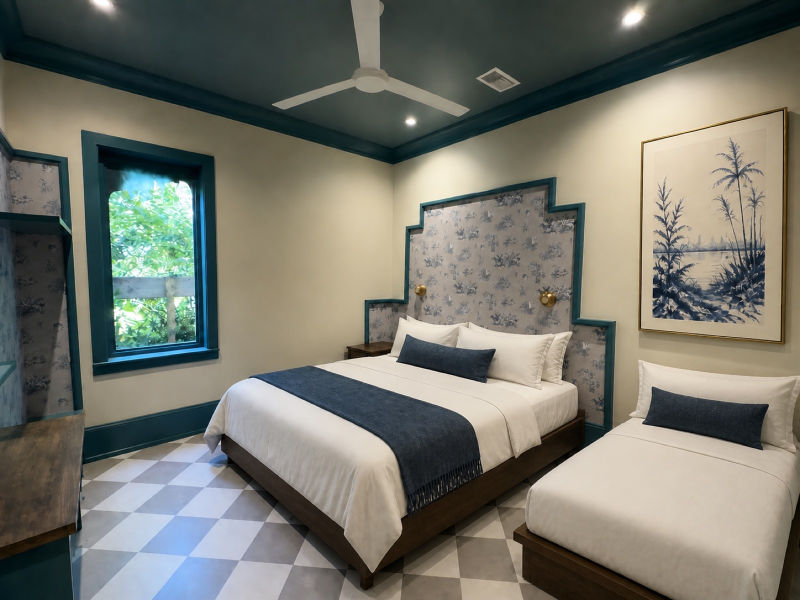
#> input picture dist/client/assets/checker-a.jpg, 1600 x 1200 px, found by its file name (shown at 1/2 size)
$ python make_og.py
#> lines starting #> are read from the running program, lines starting #| are printed output that depends on the picture
from pathlib import Path
from PIL import Image, ImageDraw, ImageFont, ImageOps

root = Path(__file__).resolve().parents[1]
canvas = Image.new("RGB", (1200, 630), "#173f45")
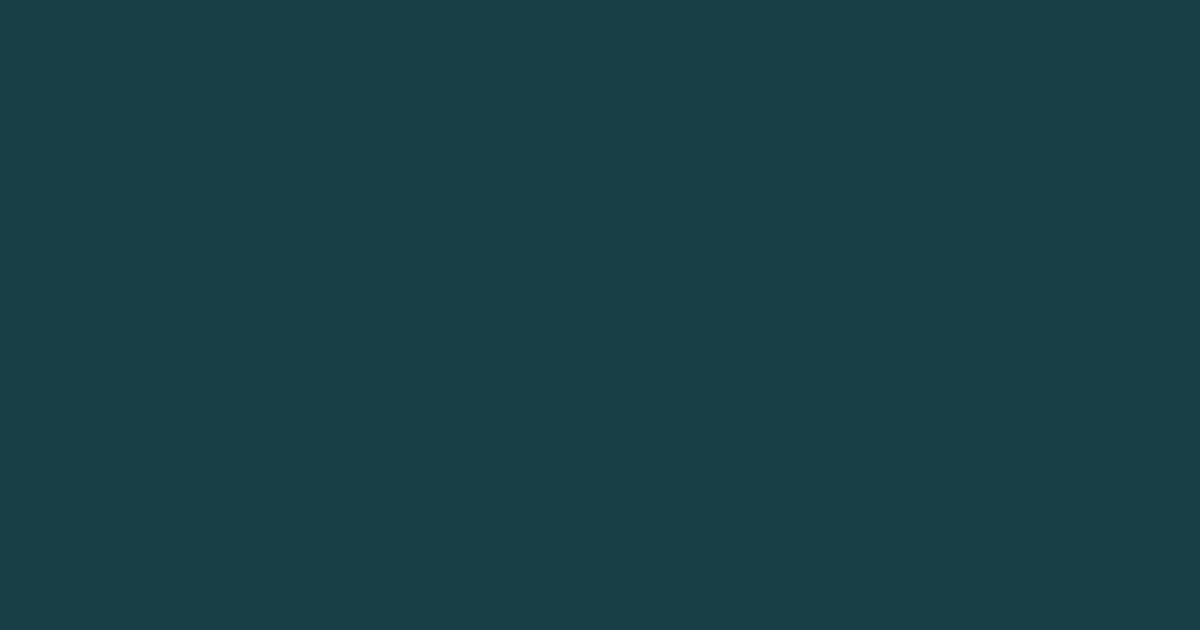
#> canvas: PIL image 1200x630 RGB; mean R, G, B 23, 63, 69
draw = ImageDraw.Draw(canvas)
serif = ImageFont.truetype("/System/Library/Fonts/NewYork.ttf", 56)
sans = ImageFont.truetype("/System/Library/Fonts/Supplemental/Arial.ttf", 20)
small = ImageFont.truetype("/System/Library/Fonts/Supplemental/Arial.ttf", 14)

draw.text((56, 52), "Erato Art Direction Lab", font=serif, fill="#f2eee6")
draw.text((59, 124), "1722 ERATO HOTEL VILLAS  ·  THREE DIRECTIONS / SIX BEDROOMS", font=small, fill="#c8bba7")

files = ["checker-a.jpg", "checker-b.jpg", "checker-c.jpg"]
labels = ["POETIC LOUISIANA", "GRAPHIC MODERNIST", "COLLECTED ARCHIVE"]
for index, (filename, label) in enumerate(zip(files, labels)):
    image = Image.open(root / "public" / "assets" / filename).convert("RGB")
#> image is the input picture: PIL image 1600x1200 RGB; mean R, G, B 118.2, 118.1, 108.3
    image = ImageOps.fit(image, (338, 338), method=Image.Resampling.LANCZOS)
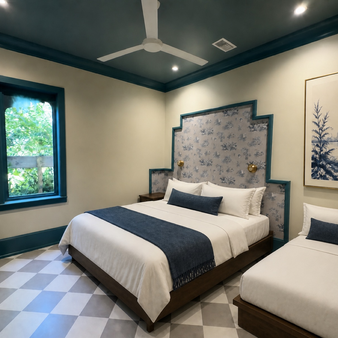
#> image: PIL image 338x338 RGB; mean R, G, B 122.6, 123.6, 114.2
    x = 56 + index * 374
    y = 192
    canvas.paste(image, (x, y))
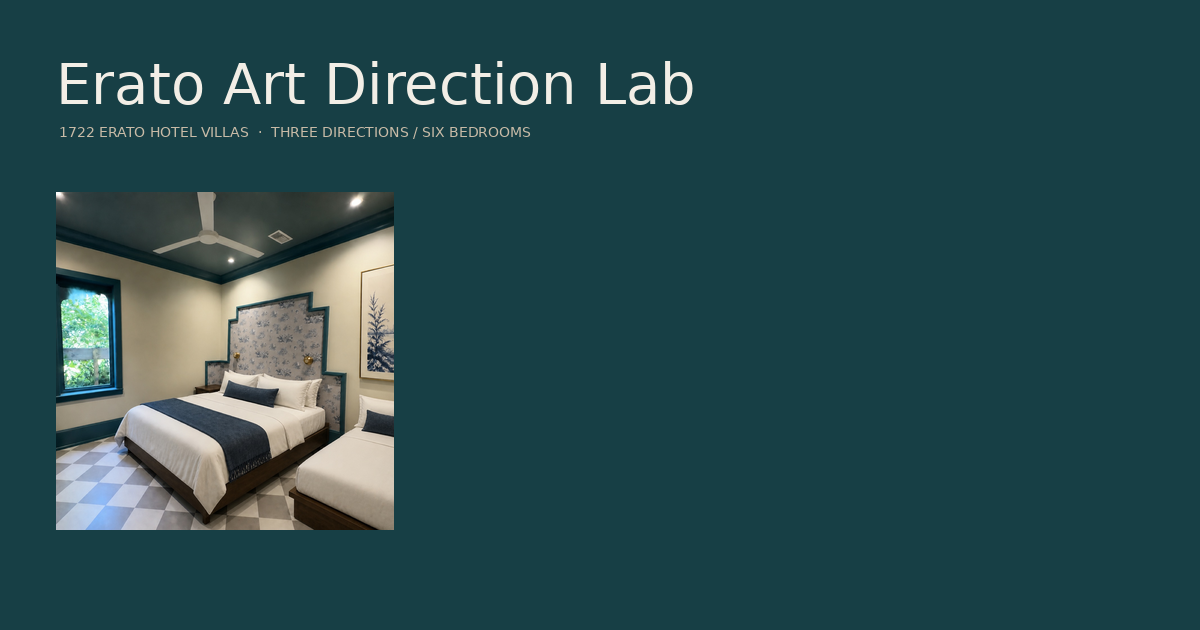
#> canvas: PIL image 1200x630 RGB; mean R, G, B 40.4, 74, 77.5
    draw.text((x, 548), label, font=small, fill="#f2eee6")
#> pass 2 of the loop `for index, (filename, label) in enumerate(zip(files, labels)):`:
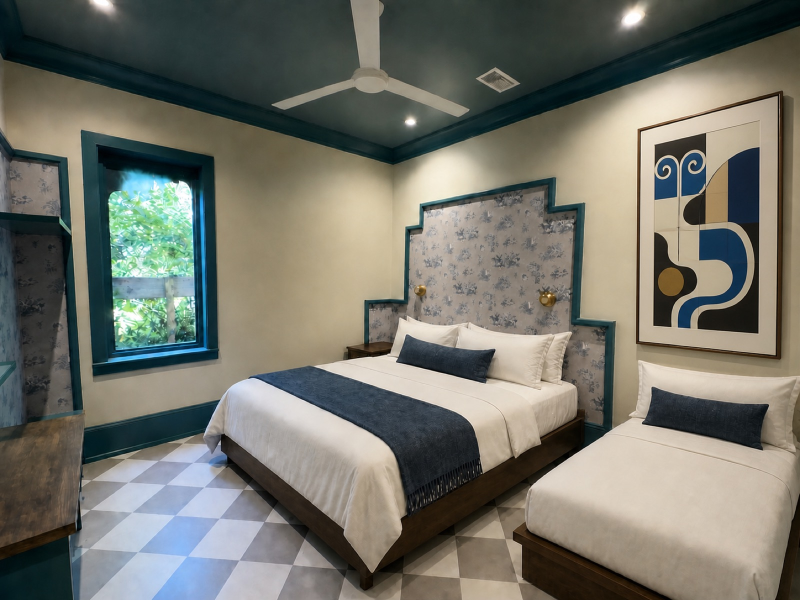
#> input picture dist/client/assets/checker-b.jpg, 1600 x 1200 px, found by its file name (shown at 1/2 size)
#> image is the input picture: PIL image 1600x1200 RGB; mean R, G, B 115.5, 115.5, 106.1
#> `image = ImageOps.fit(image, (338, 338), method=Image.Resampling.LANCZOS)`:
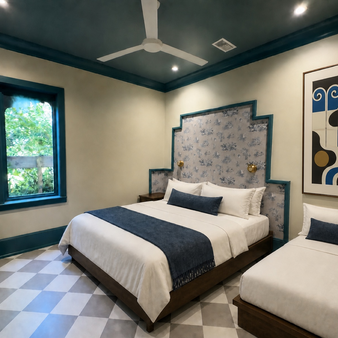
#> image: PIL image 338x338 RGB; mean R, G, B 121.2, 121.9, 112.5
#> `canvas.paste(image, (x, y))`:
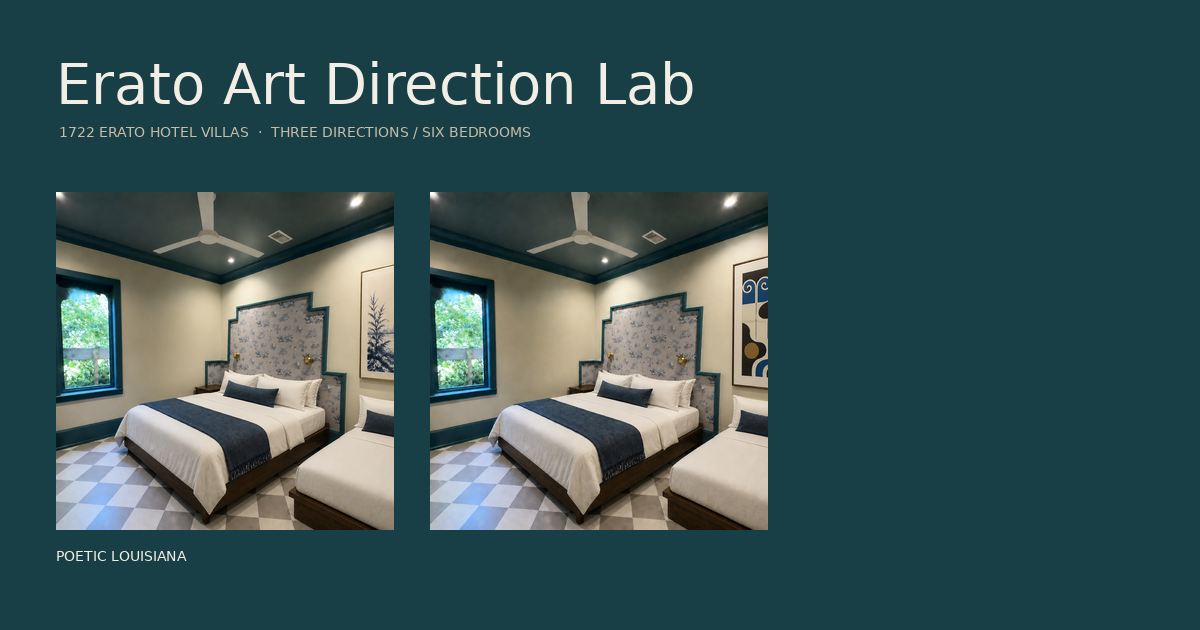
#> canvas: PIL image 1200x630 RGB; mean R, G, B 55.3, 83, 84.1
#> pass 3 of the loop `for index, (filename, label) in enumerate(zip(files, labels)):`:
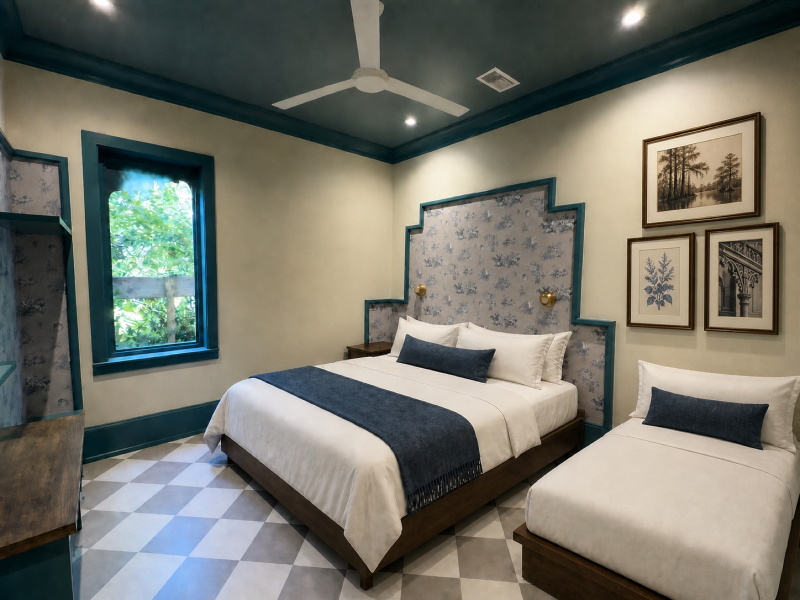
#> input picture dist/client/assets/checker-c.jpg, 1600 x 1200 px, found by its file name (shown at 1/2 size)
#> image is the input picture: PIL image 1600x1200 RGB; mean R, G, B 117.3, 116.3, 105.9
#> `image = ImageOps.fit(image, (338, 338), method=Image.Resampling.LANCZOS)`:
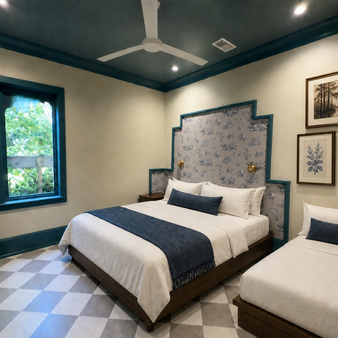
#> image: PIL image 338x338 RGB; mean R, G, B 122.3, 122.3, 112.5
#> `canvas.paste(image, (x, y))`:
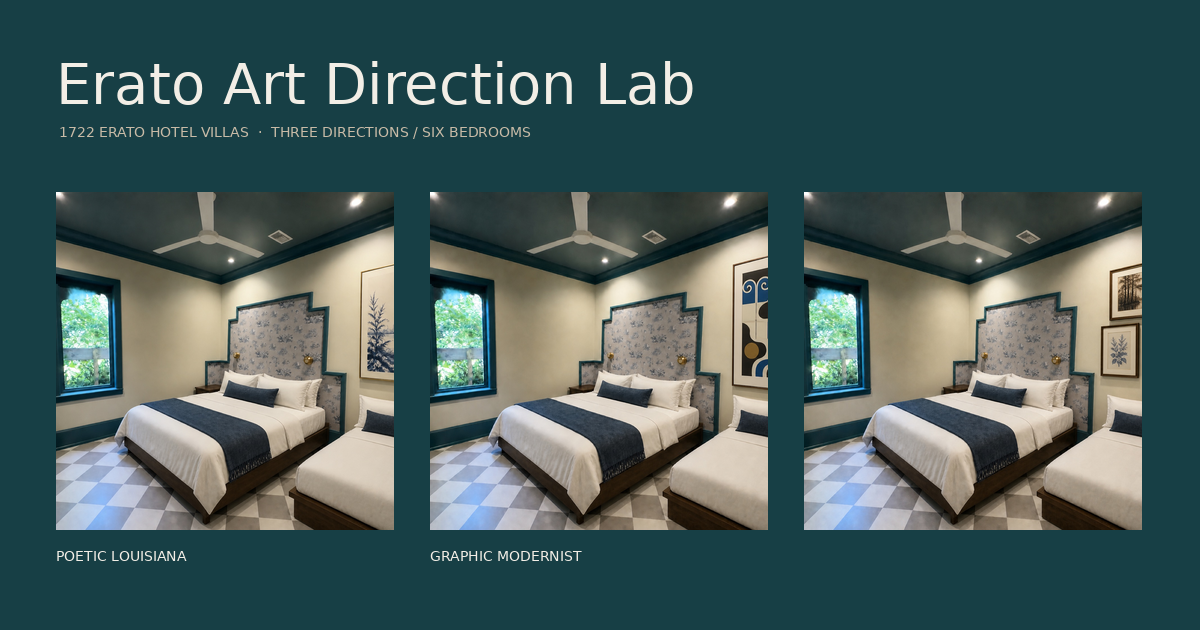
#> canvas: PIL image 1200x630 RGB; mean R, G, B 70.5, 92, 90.8

draw.text((57, 587), "COMPARE  ·  SHORTLIST  ·  LEAVE NOTES", font=sans, fill="#c87a5d")
canvas.save(root / "public" / "og.jpg", quality=90)
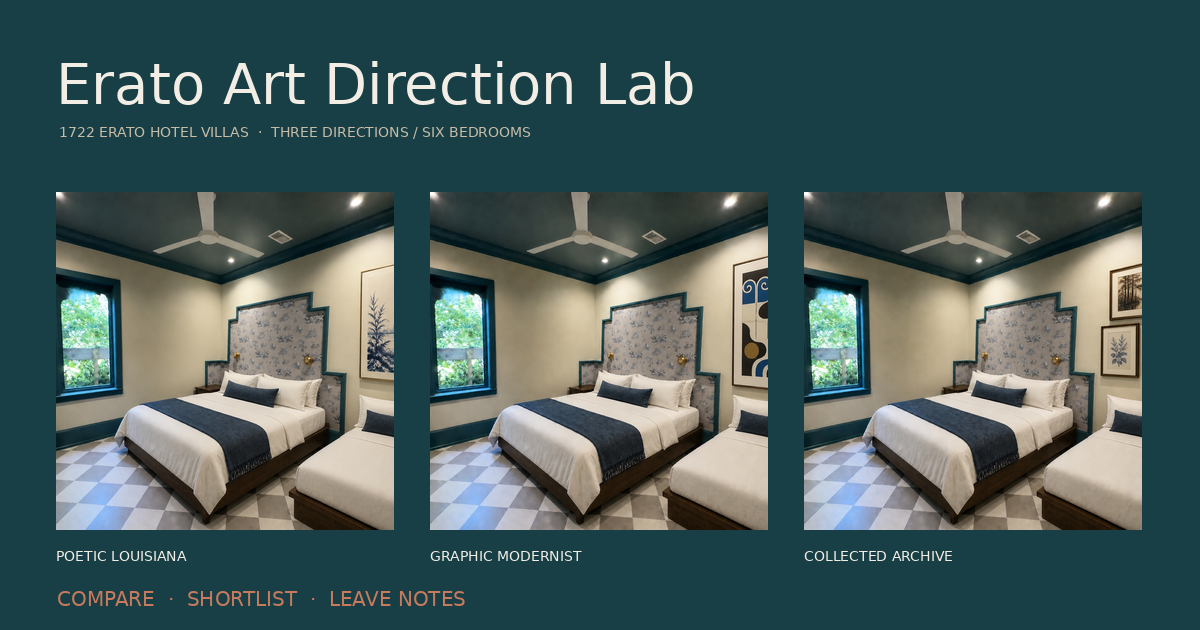
#> saved as og.jpg: PIL image 1200x630 RGB; mean R, G, B 71, 92.3, 91
